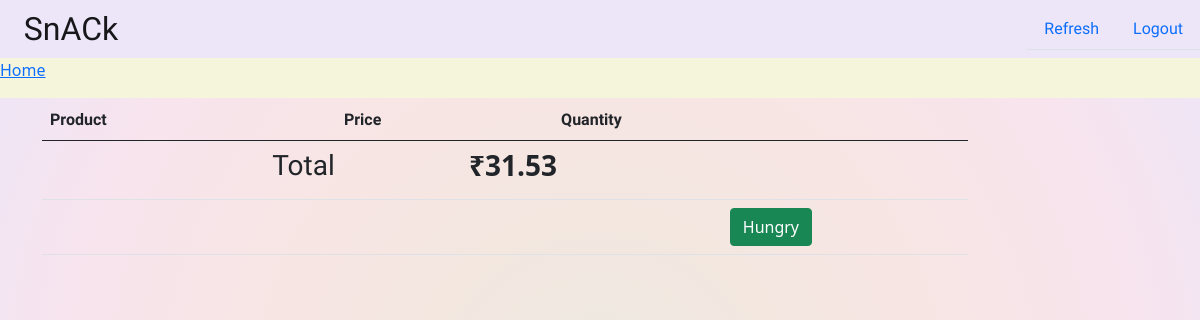
/cart (signed in), run on an earlier commit of the app's database.
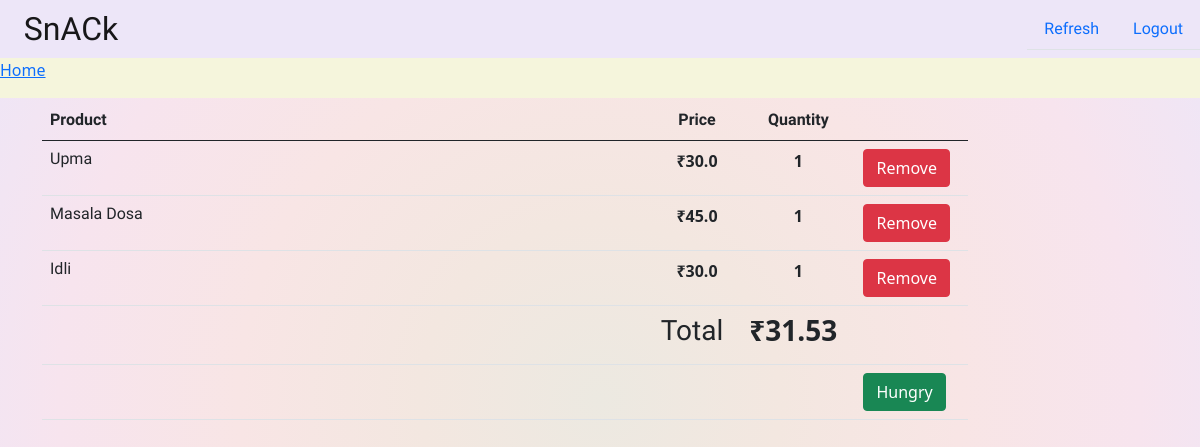
And on a later commit of the database.
### menu/models.py (models this page shows, shortened)
class CartItem(models.Model):
	food = models.ForeignKey(Food, on_delete=models.SET_NULL, null=True)
	student= models.ForeignKey(Student, on_delete=models.SET_NULL, null=True)
	quantity = models.IntegerField(default=1,null=True, blank=True)

class Food(models.Model):
	food_id=models.UUIDField(default=uuid.uuid4, editable=False, unique=True)
	fname = models.CharField(max_length=200)
	price = models.FloatField()
	fimage = models.ImageField(null=True, blank=True, upload_to='static/images/')
	is_veg=models.BooleanField(default=True)
	time=[('breakfast','breakfast'),('lunch','lunch'),('snacks','snacks'),('beverages','beverages'),('chips','chips')]
	meal_time=models.CharField(max_length=50,choices=time) #choices - Breakfast,Lunch,Snacks,Beverages
	combo = models.ForeignKey(Combo,on_delete=models.SET_NULL, null=True, blank=True)

### menu/views.py (the view)
# urls.py: path('cart',views.Cart,name='cart'),
def Cart(request):
    student=Student.objects.get(user=request.user)
    context={'items':CartItem.objects.filter(student=student)}
    return render(request,'./cart.html',context)

### menu/templates/cart.html (shortened to what this page needs)
{%load static%}
<!doctype html>
<html lang="en">
<head>
    <link href="https://cdn.jsdelivr.net/npm/bootstrap@5.0.0-beta2/dist/css/bootstrap.min.css" rel="stylesheet"
>
    <link rel="stylesheet" type="text/css" href="{% static 'css/cart.css'%}">
    <div class="header">
        <nav class="navbar navbar-expand-lg navbar-expand-sm navbar-light" style="background-color: #ede6f8;">
            <a class="navbar-brand fontt" href="#">&nbsp;&nbsp;&nbsp;SnACk</a>
            <div class="navbar" id="navbarSupportedContent">
                <ul class="nav nav-tabs">
                    <li class="nav-item">
                        <a class="nav-link stu" href={% url 'cart' %}>Refresh</a>
                    </li>
                    <li class="nav-item">
                        <a class="nav-link stu" aria-current="page" href="{% url 'studentlogout' %}">Logout</a>
                    </li>
                </ul>
            </div>
        </nav>
        <nav aria-label="breadcrumb">
            <ol class="breadcrumb">
                <li class="breadcrumb-item active" aria-current="page"><a href="{% url 'menu' %}">Home</a></li>
            </ol>
        </nav>
    </div>
</head>
<body class="bg">
    <div class="container con">
        <div class="row">
            <div class="col-sm-12 col-md-10 col-md-offset-1">
                <table class="table table-hover ">
                    <thead>
                        <tr>
                            <th class="cart">Product</th>
                            <th> </th>
                            <th class="text-center cart">Price</th>
                            <th class="text-center cart">Quantity</th>
                            <th> </th>
                        </tr>
                    </thead>
                    <tbody>
                        {% for item in items %}
                        <tr>
                            <td class="col-md-6">
                                <div class="media">
                                    <div class="media-body">
                                        <h6 class="stu">{{item.food.fname}}</h6>
                                    </div>
                                </div>
                            </td>
                            <td class="col-md-1" style="text-align: center">
                            </td>
                            <td class="col-md-1 text-center"><strong>&#8377;{{item.food.price}}</strong></td>
                            <td class="col-md-1 text-center"><strong>{{item.quantity}}</strong></td>
                            <td class="col-md-1">
                                <button type="button" class="btn btn-danger">
                                     Remove
                                </button>
                            </td>
                        </tr>
                        {% endfor %}
                        <tr>
                            <td> </td>
                            <td> </td>
                            <td>
                                <h3 class="stu">Total</h3>
                            </td>
                            <td class="text-right">
                                <h3><strong>&#8377;31.53</strong></h3>
                            </td>
                            <td></td>
                        </tr>
                        <tr>
                            <td> </td>
                            <td> </td>
                            <td> </td>
                            <td> </td>
                            <td>
                                <button type="button" class="btn btn-success">
                                    Hungry
                                </button>
                            </td>
                        </tr>
                    </tbody>
                </table>
            </div>
        </div>
    </div>
</body>
</html>

### menu/static/css/cart.css (style rules this page uses)
.bg { background-image: radial-gradient(circle, #ece9e1, #f3e7e0, #f8e5e5, #f7e4ee, #ede6f8); height: 100%; padding-top: 100px; padding-bottom: 20px; background-position: center; background-repeat: no-repeat; background-size: cover; background-attachment: fixed; }
.navbar { position: relative; display: flex; flex-wrap: wrap; align-items: center; justify-content: space-between; padding-top: 0; padding-bottom: 0; }
.cart { font-family: 'Josefin Sans', sans-serif; }
.fontt { font-family: 'Londrina Solid', cursive; font-size: 2rem; line-height: 1.5; }
.stu { font-family: 'Reem Kufi', sans-serif; }
body, html { height: 100%; margin: 0; }

### menu/templates/cart.html (style rules this page uses)
.header { overflow: hidden; position: fixed; z-index: 2; top: 0; background-color: beige; margin-top: 0px; width: 100%; }

What changed in the data, as far as the page shows it:
added CartItem: food.fname "Upma", food.price "30.0", quantity "1"
added CartItem: food.fname "Masala Dosa", food.price "45.0", quantity "1"
added CartItem: food.fname "Idli", food.price "30.0", quantity "1"
